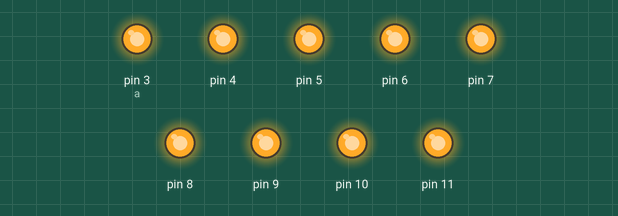
The sketch below on a simulated Arduino Uno, built with avr-gcc and run on an emulated ATmega328P. Shown: output pins drawn as LEDs (lit = HIGH).

Above: at 0.1 s.
Timing chart, 0 to 1.6 s (numbered marks = the images above):
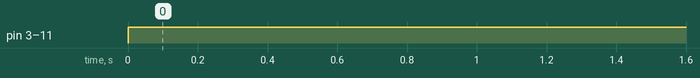

Measured:
- by itself, pin 3 (a), pin 4–11: LOW → HIGH at 0.00 s

The sketch:

Pintester.ino
```cpp
void setup() {
       int a = 3;
    while(a < 12)
    {
      pinMode(a, OUTPUT);
      a++;
    }
}

void loop() {
  // put your main code here, to run repeatedly:
      int a = 3;
    while(a < 12)
    {
      digitalWrite(a, HIGH);
      a++;
    }
}
```
